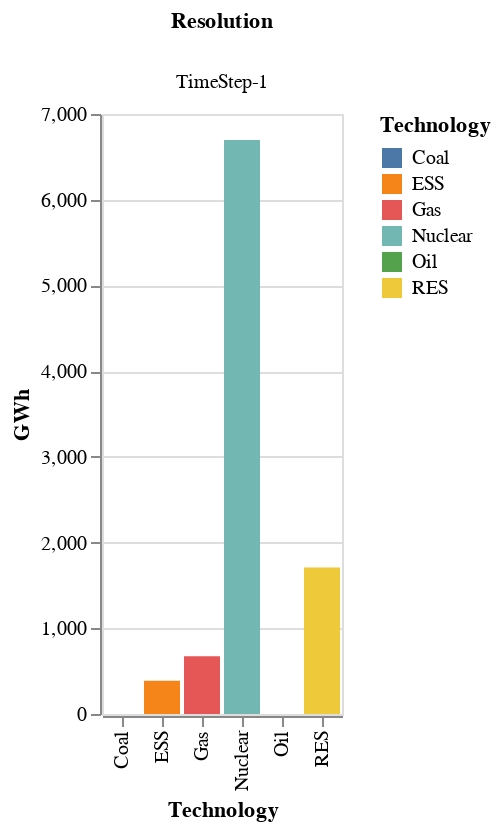

The notebook cell this image was saved under:
### Code cell
chart

### Figure 1 — Vega-Lite specification as saved in the notebook (floating-point values rounded to 4 significant figures)
{"config": {"view": {"continuousWidth": 400, "continuousHeight": 300}}, "data": {"name": "data-7d6539d2c3ca4f8007ca6797c1db01c8"}, "mark": "bar", "encoding": {"color": {"field": "Technology", "type": "nominal"}, "column": {"field": "Resolution", "type": "ordinal"}, "x": {"field": "Technology", "type": "nominal"}, "y": {"field": "GWh", "type": "quantitative"}}, "$schema": "https://vega.github.io/schema/vega-lite/v4.17.0.json", "datasets": {"data-7d6539d2c3ca4f8007ca6797c1db01c8": [{"Technology": "Coal", "GWh": 0.0, "Resolution": "TimeStep-1"}, {"Technology": "ESS", "GWh": 386.8, "Resolution": "TimeStep-1"}, {"Technology": "Gas", "GWh": 674.6, "Resolution": "TimeStep-1"}, {"Technology": "Nuclear", "GWh": 6698.0, "Resolution": "TimeStep-1"}, {"Technology": "Oil", "GWh": 0.0, "Resolution": "TimeStep-1"}, {"Technology": "RES", "GWh": 1708.0, "Resolution": "TimeStep-1"}]}}
